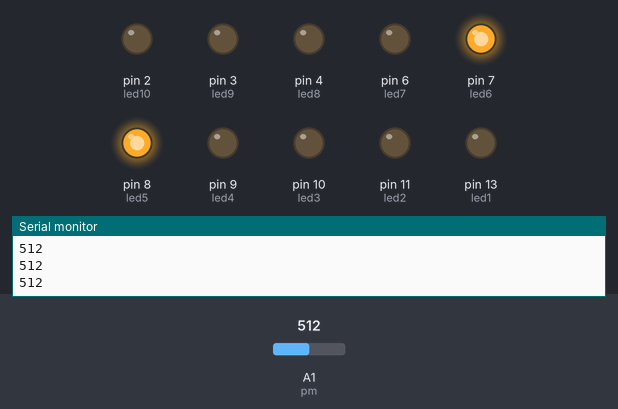
Bench run of a sketch on a simulated Arduino Uno, built with avr-gcc and run on an emulated ATmega328P. Parts: output pins drawn as LEDs (lit = HIGH), the last lines printed to the serial monitor. The inputs (shaded band) are chosen by the test bench; at power-on: A1 (pm) = 512.

Above: at 1.2 s.
1.3 s: A1 (pm) set to 490
At 2.5 s:
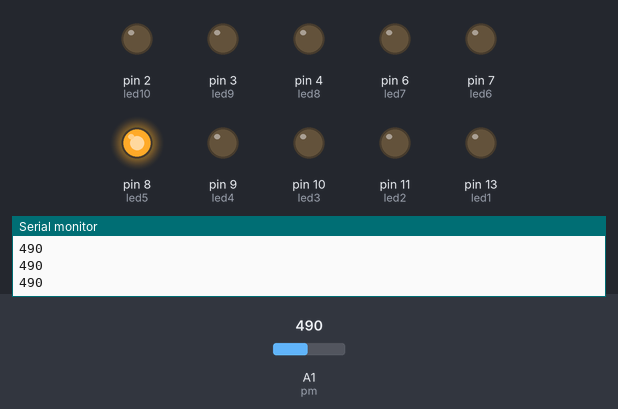
2.8 s: A1 (pm) set to 306
At 3.8 s:
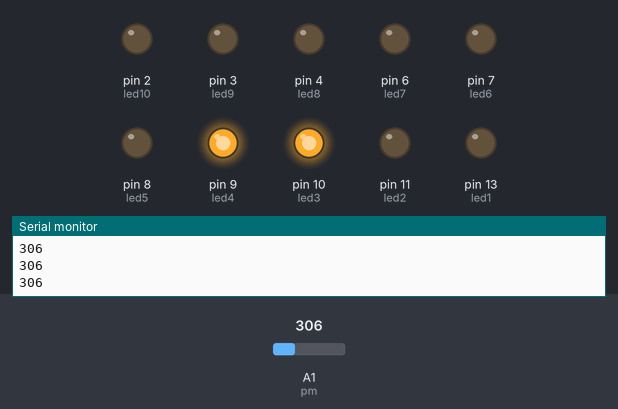
4.3 s: A1 (pm) set to 210
At 4.8 s:
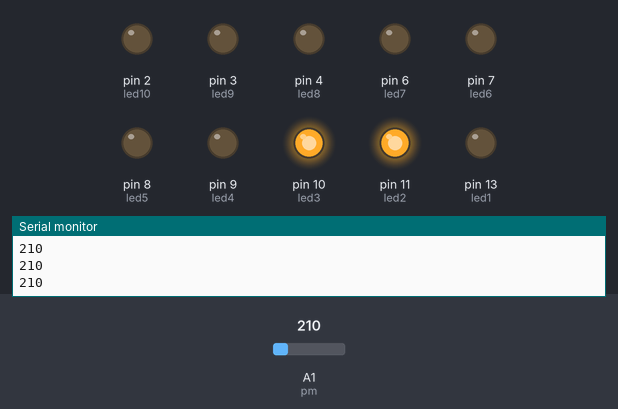
5.8 s: A1 (pm) set to 230
At 6.1 s:
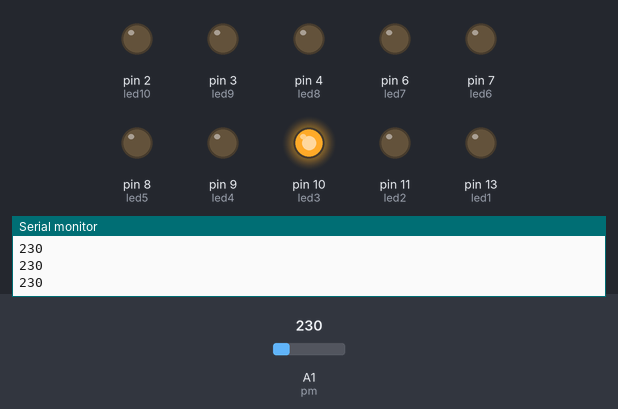
7.3 s: A1 (pm) set to 122
At 8.3 s:
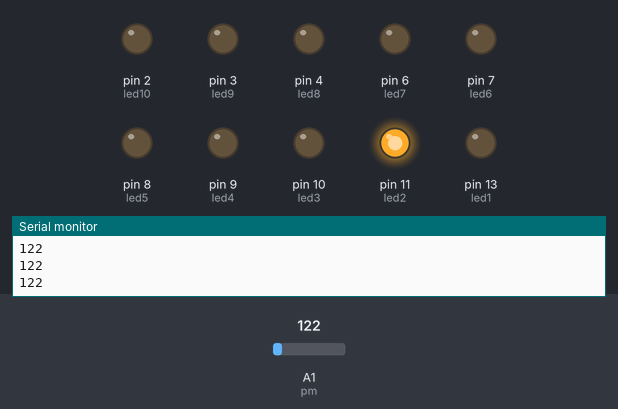
8.8 s: A1 (pm) set to 182
10.3 s: A1 (pm) set to 207
At 10.6 s:
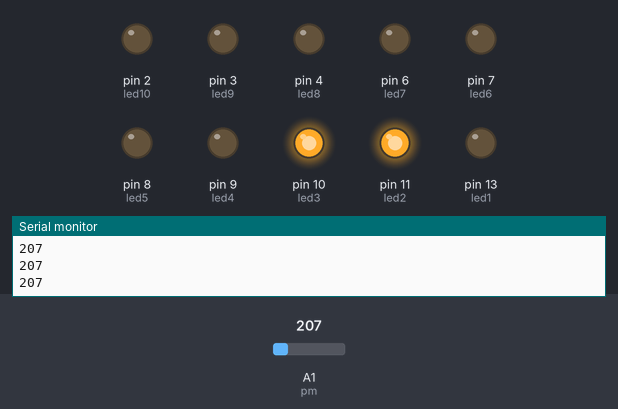
Timing chart, 0 to 12.8 s (numbered marks = the images above; inputs shaded):
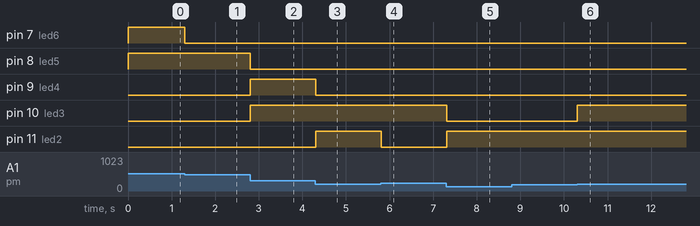

The sketch:

Potentiometer_Project_with_10_led_kas.ino
```cpp
int pm = A1;

int led1 = 13;
int led2 = 11;
int led3 = 10;
int led4 = 9;
int led5 = 8;
int led6 = 7;
int led7 = 6;
int led8 = 4;
int led9 = 3;
int led10 = 2;

int minVal = 40;
int maxVal = 1020;

void setup()
{
  pinMode(pm, INPUT);
  pinMode(led1, OUTPUT);
  pinMode(led2, OUTPUT);
  pinMode(led3, OUTPUT);
  pinMode(led4, OUTPUT);
  pinMode(led5, OUTPUT);
  pinMode(led6, OUTPUT);
  pinMode(led7, OUTPUT);
  pinMode(led8, OUTPUT);
  pinMode(led9, OUTPUT);
  pinMode(led10, OUTPUT);

  Serial.begin(9600);
}

void loop()
{
  int value = analogRead(pm);
  Serial.println(value);


  if (value >= minVal && value < 120)
  {
    digitalWrite(led1, HIGH);
  }
  else
  {
    digitalWrite(led1, LOW);
  }
  if(value >=100 && value < 220)
  {
    digitalWrite(led2, HIGH);
  }
  else
  {
    digitalWrite(led2, LOW);
  }
  if(value >=200 && value < 320)
  {
    digitalWrite(led3, HIGH);
  }
  else
  {
    digitalWrite(led3, LOW);
  }
  if(value >=300 && value < 420)
  {
    digitalWrite(led4, HIGH);
  }
  else
  {
    digitalWrite(led4, LOW);
  }
  if(value >=400 && value < 520)
  {
    digitalWrite(led5, HIGH);
  }
  else
  {
    digitalWrite(led5, LOW);
  }
  if(value >=500 && value < 620)
  {
    digitalWrite(led6, HIGH);
  }
  else
  {
    digitalWrite(led6, LOW);
  }
  if(value >=600 && value < 720)
  {
    digitalWrite(led7, HIGH);
  }
  else
  {
    digitalWrite(led7, LOW);
  }
  if(value >=700 && value < 820)
  {
    digitalWrite(led8, HIGH);
  }
  else
  {
    digitalWrite(led8, LOW);
  }
  if(value >= 800 && value < 920)
  {
    digitalWrite(led9, HIGH);
  }
  else
  {
    digitalWrite(led9, LOW);
  }
  if(value >= 900 && value < maxVal)
  {
    digitalWrite(led10, HIGH);
  }
  else
  {
    digitalWrite(led10, LOW);
  }
}
```

Measured:
- the behaviour switches between 199 and 200 on A1 (pm) (found by bisection; images 5 and 6)
- after the input at 1.3 s, pin 7 (led6): HIGH → LOW at once
- after the input at 2.8 s, pin 8 (led5): HIGH → LOW at once; pin 9 (led4), pin 10 (led3): LOW → HIGH at once
- after the input at 4.3 s, pin 9 (led4): HIGH → LOW at once; pin 11 (led2): LOW → HIGH at once
- after the input at 5.8 s, pin 11 (led2): HIGH → LOW at once
- after the input at 7.3 s, pin 10 (led3): HIGH → LOW at once; pin 11 (led2): LOW → HIGH at once
- after the input at 10.3 s, pin 10 (led3): LOW → HIGH at once
